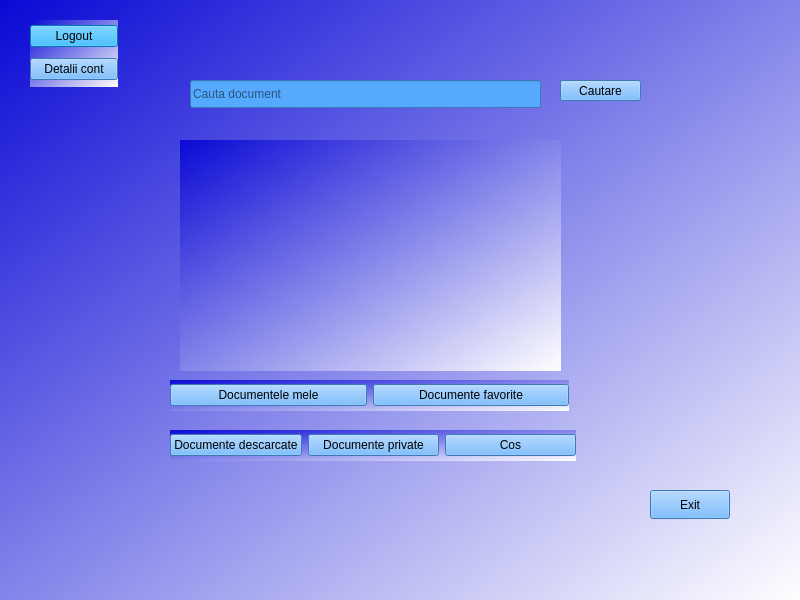
<?xml version="1.0" encoding="UTF-8"?>
<ui version="4.0">
 <class>PaginaPrincipala</class>
 <widget class="QWidget" name="PaginaPrincipala">
  <property name="geometry">
   <rect>
    <x>0</x>
    <y>0</y>
    <width>800</width>
    <height>600</height>
   </rect>
  </property>
  <property name="windowTitle">
   <string>MyDrive</string>
  </property>
  <property name="windowIcon">
   <iconset resource="resurse.qrc">
    <normaloff>:/imagini/d.ico</normaloff>:/imagini/d.ico</iconset>
  </property>
  <property name="styleSheet">
   <string notr="true">background-color: qlineargradient(spread:pad, x1:0, y1:0, x2:1, y2:1, stop:0 rgba(9, 9, 213, 255), stop:1 rgba(255, 255, 255, 255));</string>
  </property>
  <widget class="QWidget" name="widget" native="true">
   <property name="geometry">
    <rect>
     <x>180</x>
     <y>140</y>
     <width>381</width>
     <height>231</height>
    </rect>
   </property>
   <property name="styleSheet">
    <string notr="true">image: url(:/imagini/p.jpg);</string>
   </property>
  </widget>
  <widget class="QPushButton" name="Exit">
   <property name="geometry">
    <rect>
     <x>650</x>
     <y>490</y>
     <width>80</width>
     <height>29</height>
    </rect>
   </property>
   <property name="styleSheet">
    <string notr="true">background-color: rgb(85, 170, 255);</string>
   </property>
   <property name="text">
    <string>Exit</string>
   </property>
  </widget>
  <widget class="QLineEdit" name="search">
   <property name="geometry">
    <rect>
     <x>190</x>
     <y>80</y>
     <width>351</width>
     <height>28</height>
    </rect>
   </property>
   <property name="styleSheet">
    <string notr="true">background-color: rgb(85, 170, 255);</string>
   </property>
   <property name="placeholderText">
    <string>Cauta document</string>
   </property>
  </widget>
  <widget class="QPushButton" name="cautare">
   <property name="geometry">
    <rect>
     <x>560</x>
     <y>80</y>
     <width>81</width>
     <height>21</height>
    </rect>
   </property>
   <property name="styleSheet">
    <string notr="true">background-color: rgb(85, 170, 255);</string>
   </property>
   <property name="text">
    <string>Cautare</string>
   </property>
  </widget>
  <widget class="QWidget" name="layoutWidget">
   <property name="geometry">
    <rect>
     <x>170</x>
     <y>380</y>
     <width>399</width>
     <height>31</height>
    </rect>
   </property>
   <layout class="QHBoxLayout" name="horizontalLayout">
    <item>
     <widget class="QPushButton" name="mele">
      <property name="styleSheet">
       <string notr="true">background-color: rgb(85, 170, 255);</string>
      </property>
      <property name="text">
       <string>Documentele mele</string>
      </property>
     </widget>
    </item>
    <item>
     <widget class="QPushButton" name="favorit">
      <property name="styleSheet">
       <string notr="true">background-color: rgb(85, 170, 255);</string>
      </property>
      <property name="text">
       <string>Documente favorite</string>
      </property>
     </widget>
    </item>
   </layout>
  </widget>
  <widget class="QWidget" name="layoutWidget">
   <property name="geometry">
    <rect>
     <x>170</x>
     <y>430</y>
     <width>406</width>
     <height>31</height>
    </rect>
   </property>
   <layout class="QHBoxLayout" name="horizontalLayout_2">
    <item>
     <widget class="QPushButton" name="descarcat">
      <property name="styleSheet">
       <string notr="true">background-color: rgb(85, 170, 255);</string>
      </property>
      <property name="text">
       <string>Documente descarcate</string>
      </property>
     </widget>
    </item>
    <item>
     <widget class="QPushButton" name="privat">
      <property name="styleSheet">
       <string notr="true">background-color: rgb(85, 170, 255);</string>
      </property>
      <property name="text">
       <string>Documente private</string>
      </property>
     </widget>
    </item>
    <item>
     <widget class="QPushButton" name="cos">
      <property name="styleSheet">
       <string notr="true">background-color: rgb(85, 170, 255);</string>
      </property>
      <property name="text">
       <string>Cos</string>
      </property>
     </widget>
    </item>
   </layout>
  </widget>
  <widget class="QWidget" name="">
   <property name="geometry">
    <rect>
     <x>30</x>
     <y>20</y>
     <width>88</width>
     <height>67</height>
    </rect>
   </property>
   <layout class="QVBoxLayout" name="verticalLayout">
    <item>
     <widget class="QPushButton" name="Logout">
      <property name="styleSheet">
       <string notr="true">background-color: rgb(0, 170, 255);</string>
      </property>
      <property name="text">
       <string>Logout</string>
      </property>
     </widget>
    </item>
    <item>
     <widget class="QPushButton" name="Detalii">
      <property name="styleSheet">
       <string notr="true">background-color: rgb(85, 170, 255);</string>
      </property>
      <property name="text">
       <string>Detalii cont</string>
      </property>
     </widget>
    </item>
   </layout>
  </widget>
 </widget>
 <resources>
  <include location="resurse.qrc"/>
 </resources>
 <connections/>
</ui>
